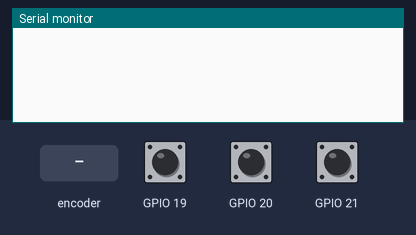
The sketch below on a simulated ESP32-S3. Shown: the last lines printed to the serial monitor. The inputs (shaded band) are chosen by the test bench; at power-on: GPIO 21 HIGH, GPIO 19 HIGH, GPIO 20 HIGH.

Above: at 1.2 s.
1.3 s: rotary encoder on GPIO 19 / GPIO 20 turned 1 step (first pin leading)
At 2.2 s:
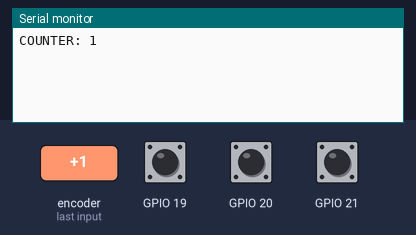
3.0 s: GPIO 21 pulled LOW for 0.15 s
At 3.5 s:
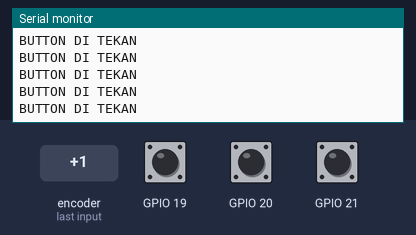
4.6 s: rotary encoder on GPIO 19 / GPIO 20 turned 1 step (first pin leading)
At 5.9 s:
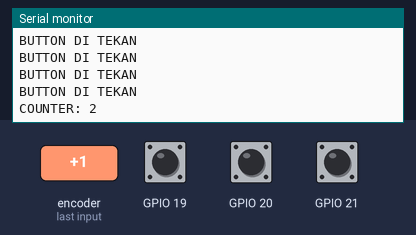
6.3 s: GPIO 21 driven LOW
At 7.1 s:
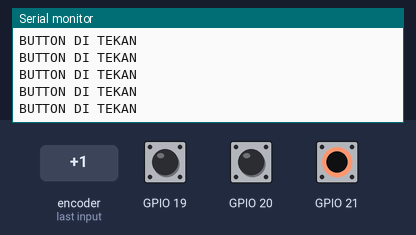
9.3 s: rotary encoder on GPIO 19 / GPIO 20 turned 1 step (first pin leading)
Timing chart, 0 to 9.8 s (numbered marks = the images above; inputs shaded):
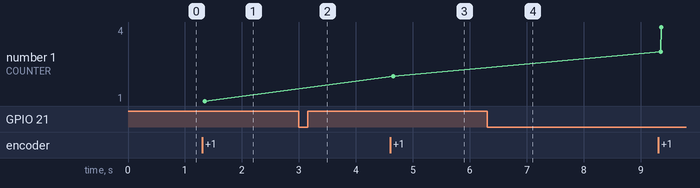

Measured:
- after the input at 1.3 s, the serial monitor: prints a new line after 0.05 s (image 1)
- after the input at 3.0 s, the serial monitor: prints a new line at once (image 2)
- after the input at 4.6 s, the serial monitor: prints a new line after 0.05 s (image 3)
- after the input at 6.3 s, the serial monitor: prints a new line at once (image 4)
- plotted number 1: 1 → 2 after the input at 4.6 s, 2 → 4 after the input at 9.3 s

The sketch:

sketch.ino
```cpp
int direction = 1;
int counter = 0;
int prev_CLK_state;

void ENCODER(void *pvParameters) {
  while (1) {
    int CLK_state = digitalRead(19);

    if (CLK_state != prev_CLK_state && CLK_state == HIGH) {
      if (digitalRead(20) == HIGH) {
        counter--;
        direction = 0;
      } else {
        counter++;
        direction = 1;
      }
      Serial.print("COUNTER: ");
      Serial.println(counter);
    }

    if (digitalRead(21) == LOW) {
      Serial.println("BUTTON DI TEKAN");
    }

    prev_CLK_state = CLK_state;
    vTaskDelay(1 / portTICK_PERIOD_MS);
  }
}

void setup() {
  Serial.begin(115200);
  pinMode(19, INPUT);
  pinMode(20, INPUT);
  pinMode(21, INPUT_PULLUP);
  prev_CLK_state = digitalRead(19);
  // core 0
  xTaskCreatePinnedToCore(ENCODER, "ENCODER", 2048, NULL, 1, NULL, 0);
  // core 1
  xTaskCreatePinnedToCore(ENCODER, "ENCODER", 2048, NULL, 1, NULL, 1);
}

void loop() {
  // tidak perlu apa-apa, task menangani semuanya
}
```
